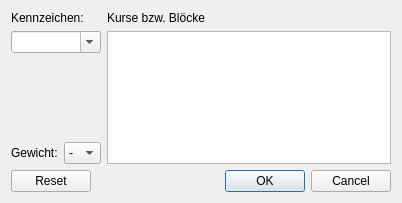
<?xml version="1.0" encoding="UTF-8"?>
<ui version="4.0">
 <class>Dialog</class>
 <widget class="QDialog" name="Dialog">
  <property name="geometry">
   <rect>
    <x>0</x>
    <y>0</y>
    <width>402</width>
    <height>203</height>
   </rect>
  </property>
  <property name="windowTitle">
   <string>Dialog</string>
  </property>
  <layout class="QVBoxLayout" name="verticalLayout_3">
   <item>
    <layout class="QHBoxLayout" name="horizontalLayout_2">
     <item>
      <layout class="QVBoxLayout" name="verticalLayout">
       <item>
        <widget class="QLabel" name="label">
         <property name="text">
          <string>Kennzeichen:</string>
         </property>
        </widget>
       </item>
       <item>
        <widget class="QComboBox" name="tag">
         <property name="editable">
          <bool>true</bool>
         </property>
        </widget>
       </item>
       <item>
        <spacer name="verticalSpacer">
         <property name="orientation">
          <enum>Qt::Vertical</enum>
         </property>
         <property name="sizeHint" stdset="0">
          <size>
           <width>20</width>
           <height>40</height>
          </size>
         </property>
        </spacer>
       </item>
       <item>
        <layout class="QHBoxLayout" name="horizontalLayout">
         <item>
          <widget class="QLabel" name="label_2">
           <property name="text">
            <string>Gewicht:</string>
           </property>
          </widget>
         </item>
         <item>
          <widget class="QComboBox" name="weight">
           <property name="currentText">
            <string>+</string>
           </property>
           <property name="maxVisibleItems">
            <number>12</number>
           </property>
           <item>
            <property name="text">
             <string>-</string>
            </property>
           </item>
           <item>
            <property name="text">
             <string>1</string>
            </property>
           </item>
           <item>
            <property name="text">
             <string>2</string>
            </property>
           </item>
           <item>
            <property name="text">
             <string>3</string>
            </property>
           </item>
           <item>
            <property name="text">
             <string>4</string>
            </property>
           </item>
           <item>
            <property name="text">
             <string>5</string>
            </property>
           </item>
           <item>
            <property name="text">
             <string>6</string>
            </property>
           </item>
           <item>
            <property name="text">
             <string>7</string>
            </property>
           </item>
           <item>
            <property name="text">
             <string>8</string>
            </property>
           </item>
           <item>
            <property name="text">
             <string>9</string>
            </property>
           </item>
           <item>
            <property name="text">
             <string>+</string>
            </property>
           </item>
          </widget>
         </item>
        </layout>
       </item>
      </layout>
     </item>
     <item>
      <layout class="QVBoxLayout" name="verticalLayout_2">
       <item>
        <widget class="QLabel" name="label_3">
         <property name="text">
          <string>Kurse bzw. Blöcke</string>
         </property>
        </widget>
       </item>
       <item>
        <widget class="QListWidget" name="lesson_list">
         <property name="editTriggers">
          <set>QAbstractItemView::NoEditTriggers</set>
         </property>
         <property name="selectionMode">
          <enum>QAbstractItemView::NoSelection</enum>
         </property>
        </widget>
       </item>
      </layout>
     </item>
    </layout>
   </item>
   <item>
    <widget class="QDialogButtonBox" name="buttonBox">
     <property name="orientation">
      <enum>Qt::Horizontal</enum>
     </property>
     <property name="standardButtons">
      <set>QDialogButtonBox::Cancel|QDialogButtonBox::Ok|QDialogButtonBox::Reset</set>
     </property>
    </widget>
   </item>
  </layout>
 </widget>
 <resources/>
 <connections>
  <connection>
   <sender>buttonBox</sender>
   <signal>accepted()</signal>
   <receiver>Dialog</receiver>
   <slot>accept()</slot>
   <hints>
    <hint type="sourcelabel">
     <x>248</x>
     <y>254</y>
    </hint>
    <hint type="destinationlabel">
     <x>157</x>
     <y>274</y>
    </hint>
   </hints>
  </connection>
  <connection>
   <sender>buttonBox</sender>
   <signal>rejected()</signal>
   <receiver>Dialog</receiver>
   <slot>reject()</slot>
   <hints>
    <hint type="sourcelabel">
     <x>316</x>
     <y>260</y>
    </hint>
    <hint type="destinationlabel">
     <x>286</x>
     <y>274</y>
    </hint>
   </hints>
  </connection>
 </connections>
</ui>
